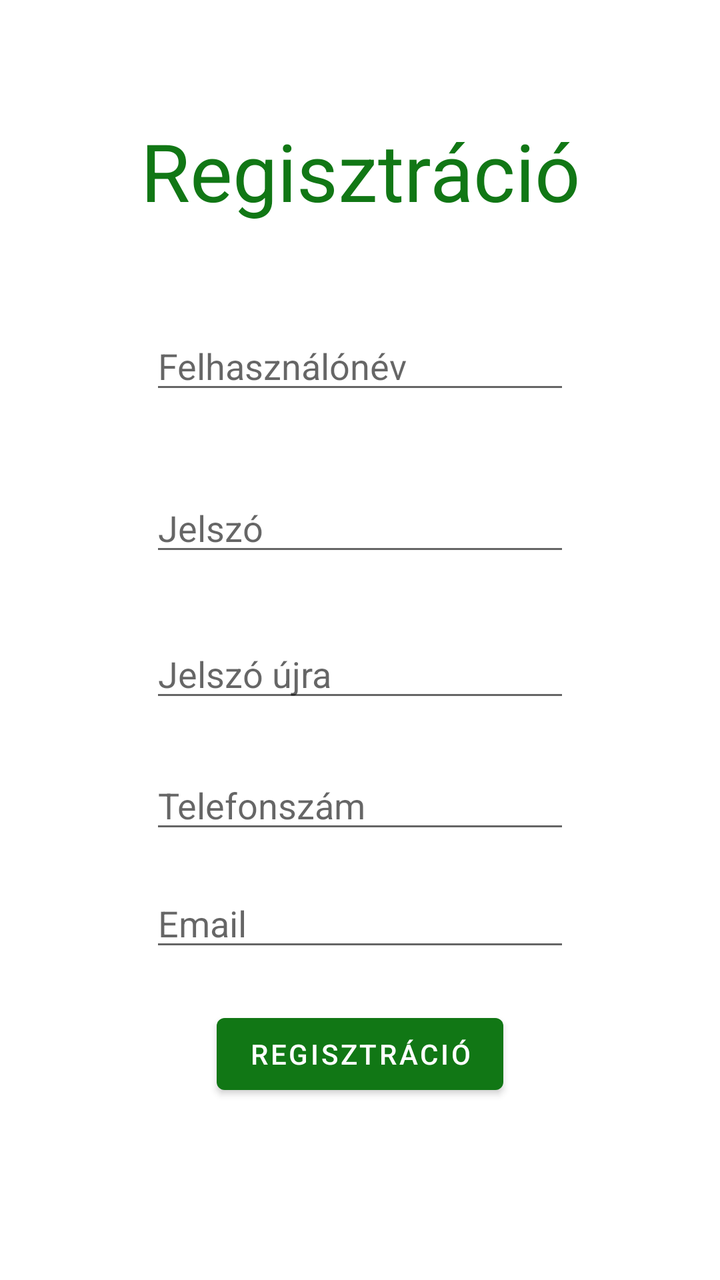
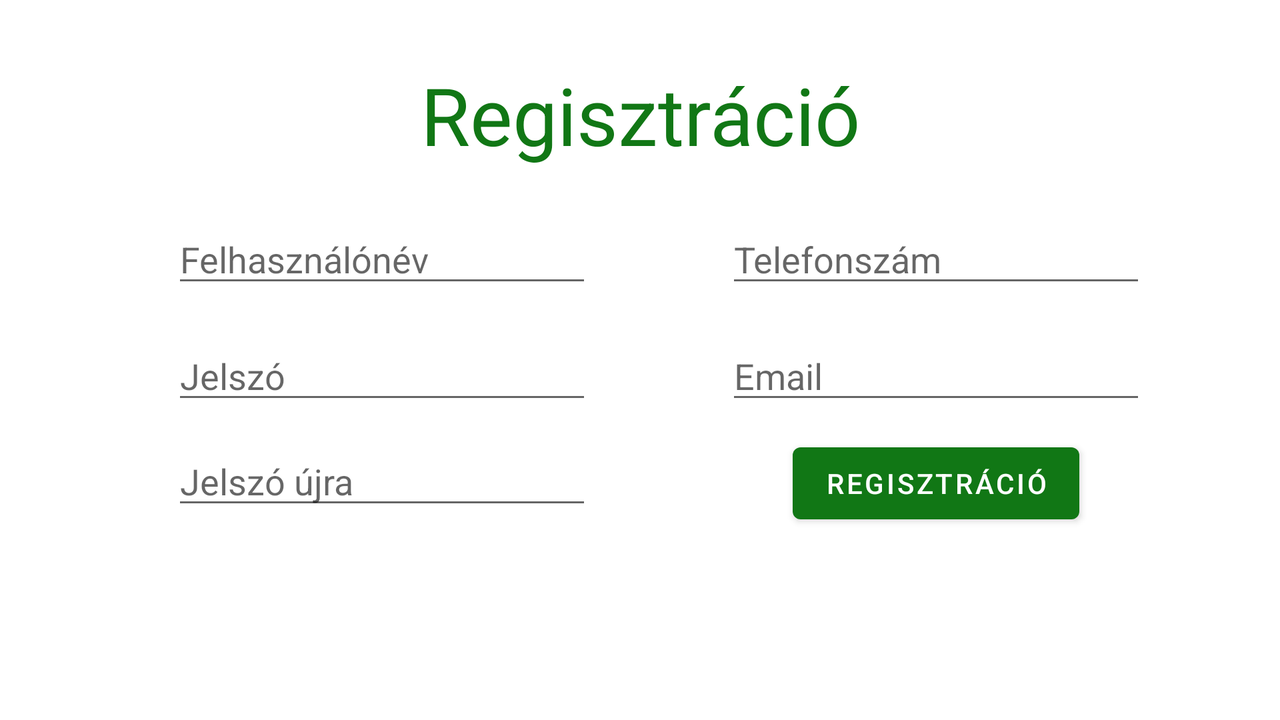

First picture: res/layout/ on a phone held upright. Second picture: the repository's own variant of that layout, on a device whose configuration matches the variant's folder. Source for both follows.
<!-- AndroidManifest.xml: application theme Theme.GardenMania -->
<!-- res/layout/activity_register.xml -->
<?xml version="1.0" encoding="utf-8"?>
<androidx.constraintlayout.widget.ConstraintLayout xmlns:android="http://schemas.android.com/apk/res/android"
    xmlns:app="http://schemas.android.com/apk/res-auto"
    xmlns:tools="http://schemas.android.com/tools"
    android:layout_width="match_parent"
    android:layout_height="match_parent"
    tools:context=".RegisterActivity">

    <TextView
        android:id="@+id/registerTextView"
        android:layout_width="wrap_content"
        android:layout_height="wrap_content"
        android:text="@string/register"
        android:textColor="@color/green"
        android:textSize="40dp"
        app:layout_constraintBottom_toBottomOf="parent"
        app:layout_constraintEnd_toEndOf="parent"
        app:layout_constraintStart_toStartOf="parent"
        app:layout_constraintTop_toTopOf="parent"
        app:layout_constraintVertical_bias="0.1"/>

    <EditText
        android:id="@+id/usernameRegister"
        android:layout_width="wrap_content"
        android:layout_height="wrap_content"
        android:ems="10"
        android:hint="@string/username"
        android:inputType="text"
        app:layout_constraintBottom_toBottomOf="parent"
        app:layout_constraintEnd_toEndOf="parent"
        app:layout_constraintHorizontal_bias="0.5"
        app:layout_constraintStart_toStartOf="parent"
        app:layout_constraintTop_toBottomOf="@+id/registerTextView"
        app:layout_constraintVertical_bias="0.1" />

    <EditText
        android:id="@+id/passwordRegister"
        android:layout_width="wrap_content"
        android:layout_height="wrap_content"
        android:ems="10"
        android:hint="@string/password"
        android:inputType="textPassword"
        app:layout_constraintBottom_toBottomOf="parent"
        app:layout_constraintEnd_toEndOf="parent"
        app:layout_constraintHorizontal_bias="0.5"
        app:layout_constraintStart_toStartOf="parent"
        app:layout_constraintTop_toBottomOf="@+id/usernameRegister"
        app:layout_constraintVertical_bias="0.1" />

    <EditText
        android:id="@+id/passwordAgainRegister"
        android:layout_width="wrap_content"
        android:layout_height="wrap_content"
        android:ems="10"
        android:hint="@string/password_again"
        android:inputType="textPassword"
        app:layout_constraintBottom_toBottomOf="parent"
        app:layout_constraintEnd_toEndOf="parent"
        app:layout_constraintHorizontal_bias="0.5"
        app:layout_constraintStart_toStartOf="parent"
        app:layout_constraintTop_toBottomOf="@+id/passwordRegister"
        app:layout_constraintVertical_bias="0.1" />

    <EditText
        android:id="@+id/phoneRegister"
        android:layout_width="wrap_content"
        android:layout_height="wrap_content"
        android:ems="10"
        android:hint="@string/phone_number"
        android:inputType="phone"
        app:layout_constraintBottom_toBottomOf="parent"
        app:layout_constraintEnd_toEndOf="parent"
        app:layout_constraintHorizontal_bias="0.5"
        app:layout_constraintStart_toStartOf="parent"
        app:layout_constraintTop_toBottomOf="@+id/passwordAgainRegister"
        app:layout_constraintVertical_bias="0.1" />
    <EditText
        android:id="@+id/emailRegister"
        android:layout_width="wrap_content"
        android:layout_height="wrap_content"
        android:ems="10"
        android:hint="@string/email"
        android:inputType="textEmailAddress"
        app:layout_constraintBottom_toBottomOf="parent"
        app:layout_constraintEnd_toEndOf="parent"
        app:layout_constraintHorizontal_bias="0.5"
        app:layout_constraintStart_toStartOf="parent"
        app:layout_constraintTop_toBottomOf="@+id/phoneRegister"
        app:layout_constraintVertical_bias="0.1" />

    <Button
        android:id="@+id/registerButton"
        android:layout_width="wrap_content"
        android:layout_height="wrap_content"
        android:text="@string/register"
        android:onClick="register"
        app:layout_constraintBottom_toBottomOf="parent"
        app:layout_constraintEnd_toEndOf="parent"
        app:layout_constraintHorizontal_bias="0.5"
        app:layout_constraintStart_toStartOf="parent"
        app:layout_constraintTop_toBottomOf="@+id/emailRegister"
        app:layout_constraintVertical_bias="0.2" />
</androidx.constraintlayout.widget.ConstraintLayout>
<!-- resources referenced by this layout -->
<resources>
  <color name="green">#117715</color>
  <string name="email">Email</string>
  <string name="password">Jelszó</string>
  <string name="password_again">Jelszó újra</string>
  <string name="phone_number">Telefonszám</string>
  <string name="register">Regisztráció</string>
  <string name="username">Felhasználónév</string>
  <style name="Theme.GardenMania" parent="Theme.MaterialComponents.Light.DarkActionBar">
          
          <item name="colorPrimary">@color/green</item>
          <item name="colorPrimaryVariant">@color/green</item>
          <item name="colorOnPrimary">@color/white</item>
          
          <item name="colorSecondary">@color/teal_200</item>
          <item name="colorSecondaryVariant">@color/teal_700</item>
          <item name="colorOnSecondary">@color/black</item>
          
          <item name="android:statusBarColor" tools:targetApi="l">?attr/colorPrimaryVariant</item>
          
      </style>
  <color name="white">#FFFFFFFF</color>
  <color name="teal_200">#FF03DAC5</color>
  <color name="teal_700">#FF018786</color>
  <color name="black">#FF000000</color>
</resources>
<!-- res/layout-land/activity_register.xml (the repository's variant of the layout above) -->
<!-- drawn on the phone turned sideways -->
<?xml version="1.0" encoding="utf-8"?>
<androidx.constraintlayout.widget.ConstraintLayout xmlns:android="http://schemas.android.com/apk/res/android"
    xmlns:app="http://schemas.android.com/apk/res-auto"
    xmlns:tools="http://schemas.android.com/tools"
    android:layout_width="match_parent"
    android:layout_height="match_parent"
    tools:context=".RegisterActivity">

    <TextView
        android:id="@+id/registerTextView"
        android:layout_width="wrap_content"
        android:layout_height="wrap_content"
        android:text="@string/register"
        android:textColor="@color/green"
        android:textSize="40dp"
        app:layout_constraintBottom_toBottomOf="parent"
        app:layout_constraintEnd_toEndOf="parent"
        app:layout_constraintStart_toStartOf="parent"
        app:layout_constraintTop_toTopOf="parent"
        app:layout_constraintVertical_bias="0.1"
        app:layout_constraintHorizontal_bias="0.5"/>

    <EditText
        android:id="@+id/usernameRegister"
        android:layout_width="wrap_content"
        android:layout_height="wrap_content"
        android:ems="10"
        android:hint="@string/username"
        android:inputType="text"
        app:layout_constraintBottom_toBottomOf="parent"
        app:layout_constraintEnd_toEndOf="parent"
        app:layout_constraintStart_toStartOf="parent"
        app:layout_constraintTop_toBottomOf="@+id/registerTextView"
        app:layout_constraintVertical_bias="0.1"
        app:layout_constraintHorizontal_bias="0.2"/>

    <EditText
        android:id="@+id/passwordRegister"
        android:layout_width="wrap_content"
        android:layout_height="wrap_content"
        android:ems="10"
        android:hint="@string/password"
        android:inputType="textPassword"
        app:layout_constraintBottom_toBottomOf="parent"
        app:layout_constraintEnd_toEndOf="parent"
        app:layout_constraintStart_toStartOf="parent"
        app:layout_constraintTop_toBottomOf="@+id/usernameRegister"
        app:layout_constraintVertical_bias="0.1"
        app:layout_constraintHorizontal_bias="0.2"/>

    <EditText
        android:id="@+id/passwordAgainRegister"
        android:layout_width="wrap_content"
        android:layout_height="wrap_content"
        android:ems="10"
        android:hint="@string/password_again"
        android:inputType="textPassword"
        app:layout_constraintBottom_toBottomOf="parent"
        app:layout_constraintEnd_toEndOf="parent"
        app:layout_constraintStart_toStartOf="parent"
        app:layout_constraintTop_toBottomOf="@+id/passwordRegister"
        app:layout_constraintVertical_bias="0.1"
        app:layout_constraintHorizontal_bias="0.2"/>

    <EditText
        android:id="@+id/phoneRegister"
        android:layout_width="wrap_content"
        android:layout_height="wrap_content"
        android:ems="10"
        android:hint="@string/phone_number"
        android:inputType="phone"
        app:layout_constraintBottom_toBottomOf="parent"
        app:layout_constraintEnd_toEndOf="parent"
        app:layout_constraintStart_toEndOf="@+id/usernameRegister"
        app:layout_constraintTop_toBottomOf="@+id/registerTextView"
        app:layout_constraintVertical_bias="0.1"
        app:layout_constraintHorizontal_bias="0.5"/>

    <EditText
        android:id="@+id/emailRegister"
        android:layout_width="wrap_content"
        android:layout_height="wrap_content"
        android:ems="10"
        android:hint="@string/email"
        android:inputType="textEmailAddress"
        app:layout_constraintBottom_toBottomOf="parent"
        app:layout_constraintEnd_toEndOf="parent"
        app:layout_constraintHorizontal_bias="0.5"
        app:layout_constraintStart_toEndOf="@+id/passwordRegister"
        app:layout_constraintTop_toBottomOf="@+id/phoneRegister"
        app:layout_constraintVertical_bias="0.1" />

    <Button
        android:id="@+id/registerButton"
        android:layout_width="wrap_content"
        android:layout_height="wrap_content"
        android:onClick="register"
        android:text="@string/register"
        app:layout_constraintBottom_toBottomOf="parent"
        app:layout_constraintEnd_toEndOf="parent"
        app:layout_constraintHorizontal_bias="0.5"
        app:layout_constraintStart_toEndOf="@+id/passwordAgainRegister"
        app:layout_constraintTop_toBottomOf="@+id/emailRegister"
        app:layout_constraintVertical_bias="0.1" />
</androidx.constraintlayout.widget.ConstraintLayout>
